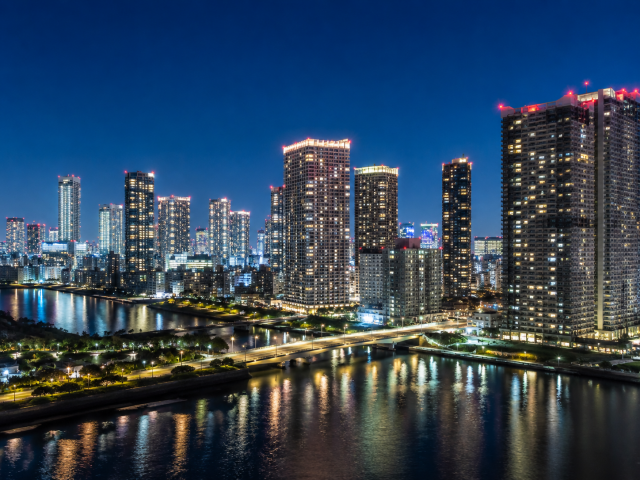
#> input picture Chapter05/cityscape.png, 640 x 480 px
$ python 05-05_canny_filter.py
#> lines starting #> are read from the running program, lines starting #| are printed output that depends on the picture; after the words box and inside, x2 and y2 are one past the last pixel; in counts of white or black regions, pixels touching at a corner belong together
import cv2

# グレースケールで画像を読み込む
img = cv2.imread("cityscape.png", cv2.IMREAD_GRAYSCALE)
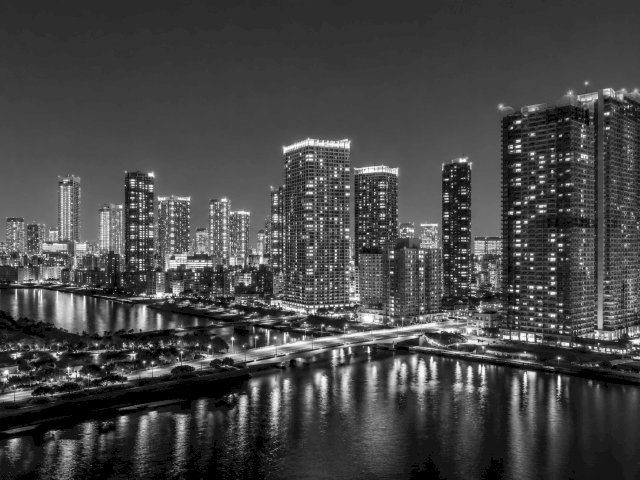
#> img: shape (480, 640); min 0, max 254, mean 69.8

# Canny法のエッジ検出
# 第2引数: threshold1 (低いしきい値)
# 第3引数: threshold2 (高いしきい値)
edges = cv2.Canny(img, 100, 200)
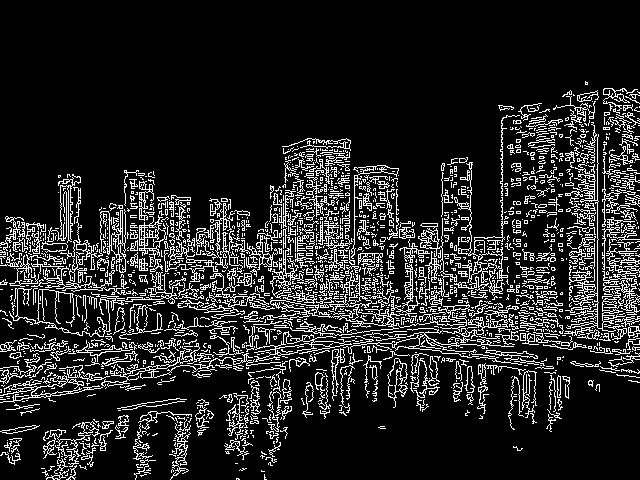
#> edges: shape (480, 640); 14.2% white in thin lines or dots, all inside (x1, y1, x2, y2) = (0, 81, 640, 480)

cv2.imwrite("canny.png", edges)
